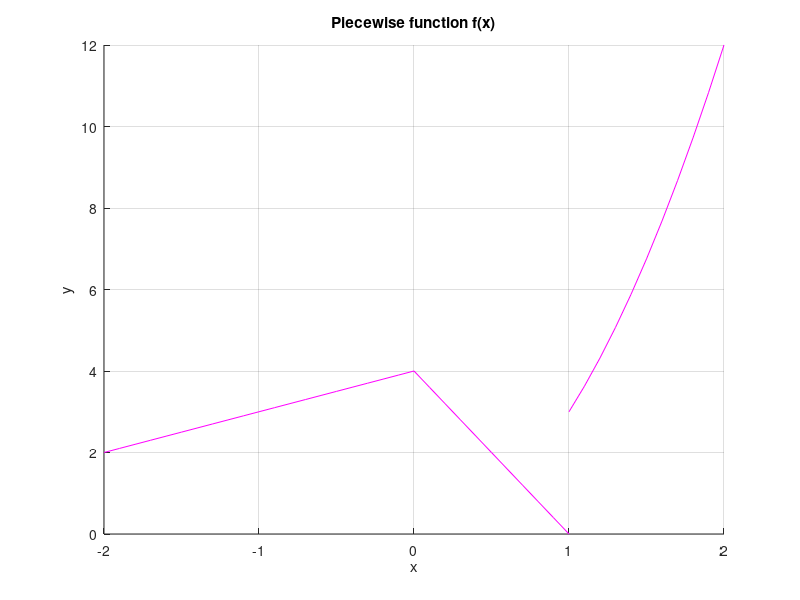

MATLAB code to generate this figure:
%Juliano_Declan_ENG209_HW3
        %question 1
%{ 
the goal is to load a text file and create a plot using the data included.
the text file 'mrna2021.txt' must be located in the same folder
%}
format short
data = load('mrna2021.txt');
data_x=data(:,1)
data_y=data(:,2)

%title("shares per month")
%xlabel("months")
%ylabel("Shares")
%plot(data_x,data_y,'mo')

    %question 5
%{
the goal is to graph the piecewise function following
        𝑥 + 4   for −2 ≤ 𝑥 < 0
𝑓(𝑥) = {4 − 𝑥 2 for 0 ≤ 𝑥 < 1
        3𝑥^2     for 1 ≤ 𝑥 < 2
    %}

    %defining the 3 sections as 3 variables p1 p2 p3

p1_x = [-2:0.1:0];
p1 = p1_x+4;

p2_x = [0:0.1:1];
p2 = 4-4*p2_x;

p3_x = [1:0.1:2];
p3 = 3*p3_x.^2;
hold on
grid('on')
title("Piecewise function f(x)")
xlabel("x")
ylabel("y")
plot(p1_x,p1,'m')
plot (p2_x,p2,'m')
plot(p3_x,p3,'m')
hold off
